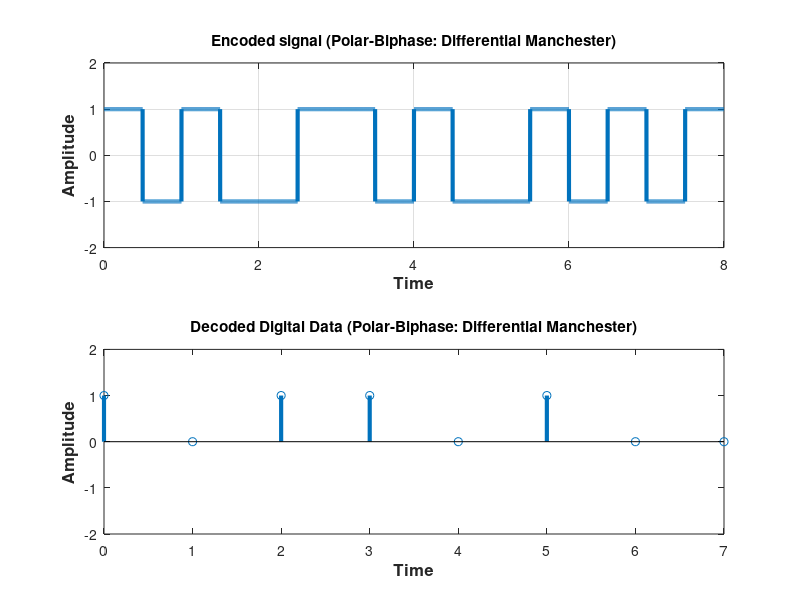

Reproduce this figure in MATLAB.
clear all;
close all;
clc;

%bits = input('prompt');
bits = [1 0 1 1 0 1 0 0];
bitrate = 1;
n = 1000;
T = length(bits)/bitrate;
N = n*length(bits);
dt = T/N;
t = 0:dt:T-dt;
x = zeros(1, length(t));
lastbit = 1;
for i=1:length(bits)
  if bits(i)==0
    x((i-1)*n+1:(i-1)*n+n/2) = -lastbit;
    x((i-1)*n+n/2:i*n) = lastbit;
  else
    x((i-1)*n+1:(i-1)*n+n/2) = lastbit;
    x((i-1)*n+n/2:i*n) = -lastbit;
    lastbit = -lastbit;
  end
end
subplot(2,1,1);
plot(t, x, 'Linewidth', 3);
axis([0, length(bits), -2, 2]);
title('Encoded signal (Polar-Biphase: Differential Manchester)');
xlabel('Time','fontweight','bold','fontsize',12);
ylabel('Amplitude','fontweight','bold','fontsize',12);
grid on;

%decoding

counter = 0;
lastbit = 1;
for i = 1 :length(t)
  if t(i)>counter
    counter = counter + 1;
    if x(i)==lastbit
      result(counter) = 1;
      lastbit = -lastbit;
    else
        result(counter) = 0;
    end
  end
end
t1 = 0 : bitrate : length(bits) - 1;
subplot(2,1,2);
stem(t1, result, 'linewidth', 3);
axis([0, length(bits) - 1, -2, 2]);
title('Decoded Digital Data (Polar-Biphase: Differential Manchester)');
xlabel('Time','fontweight','bold','fontsize',12);
ylabel('Amplitude','fontweight','bold','fontsize',12);

disp('Differential Manchester Decoding:');
disp(result);
